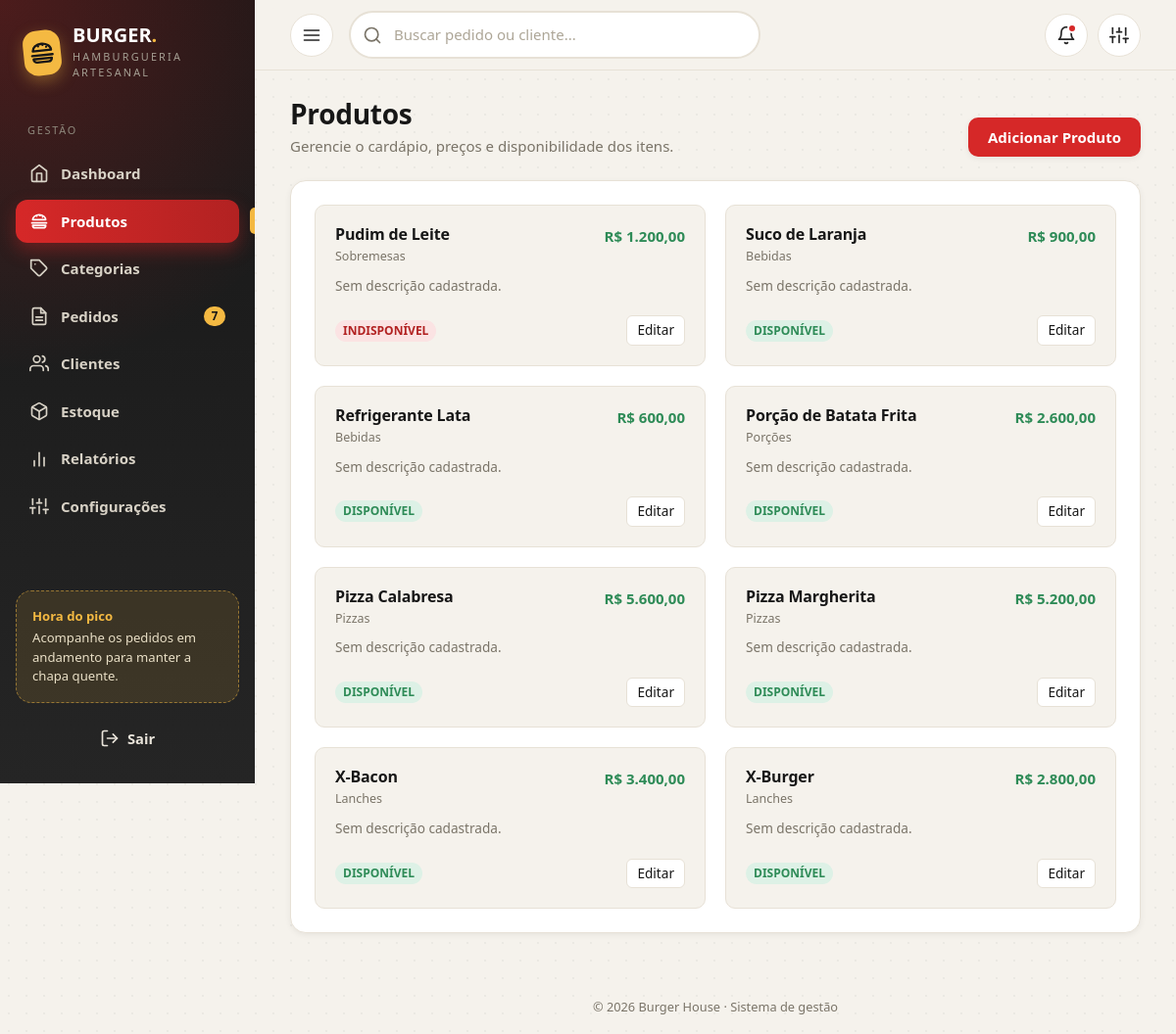
/index.php?pagina=produtos, run on an earlier commit of the app's database.
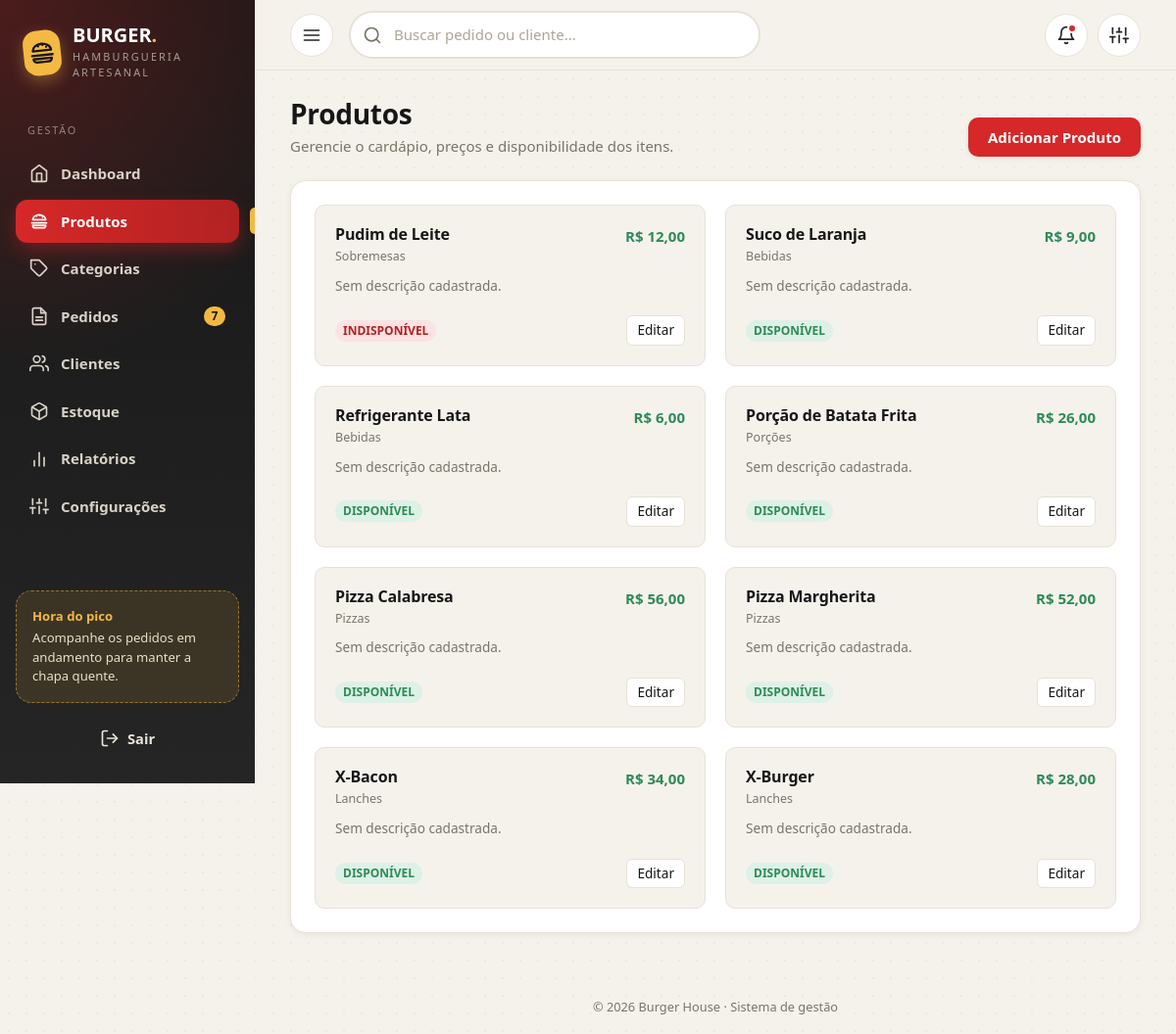
And on a later commit of the database.
### tables this page shows
CREATE TABLE produto (
    id_produto  INT PRIMARY KEY AUTO_INCREMENT,
    nome        VARCHAR(100) NOT NULL,
    categoria   VARCHAR(60),
    descricao   VARCHAR(100),
    preco       INT NOT NULL,
    ativo       BOOLEAN NOT NULL DEFAULT TRUE
);

### conexao.php (called while the page is built, shortened)
<?php
function e($texto) {
    return htmlspecialchars((string)$texto, ENT_QUOTES, 'UTF-8');
}

### paginas/produtos.php (the view, shortened to what this page needs)
<?php
global $pdo;
$produtos = [];
try {
    $stmt = $pdo->query("SELECT * FROM produto ORDER BY id_produto DESC");
    $produtos = $stmt->fetchAll(PDO::FETCH_ASSOC);
} catch (Exception $e) {
    $_SESSION['erro'] = "Erro ao carregar produtos: " . $e->getMessage();
}
?>
<div class="page-head">
    <div>
        <h1>Produtos</h1>
        <p>Gerencie o cardápio, preços e disponibilidade dos itens.</p>
    </div>
    <a href="?pagina=produtos-cadastrar" style="height: 40px; padding: 0 20px; border-radius: var(--radius-sm); background: var(--red); color: var(--white); font-weight: 600; display: inline-flex; align-items: center; justify-content: center; gap: 8px; text-decoration: none; box-shadow: var(--shadow-sm); transition: transform .2s var(--ease);">
        Adicionar Produto
    </a>
</div>
<div class="card" style="background: var(--white); border-radius: var(--radius); border: 1px solid var(--line); padding: 24px;">
    <?php if (empty($produtos)): ?>
        <p class="muted" style="text-align: center; padding: 20px 0;">Nenhum produto cadastrado no cardápio ainda.</p>
    <?php else: ?>
        <div style="display: grid; grid-template-columns: repeat(auto-fill, minmax(280px, 1fr)); gap: 20px;">
            <?php foreach ($produtos as $produto): ?>
                <div style="border: 1px solid var(--line); border-radius: var(--radius-sm); padding: 20px; background: var(--bg); display: flex; flex-direction: column; gap: 10px;">
                    <div style="display: flex; justify-content: space-between; align-items: flex-start; gap: 10px;">
                        <div>
                            <h3 style="margin: 0;"><?= htmlspecialchars($produto['nome']) ?></h3>
                            <?php if (!empty($produto['categoria'])): ?>
                                <small class="muted"><?= htmlspecialchars($produto['categoria']) ?></small>
                            <?php endif; ?>
                        </div>
                        <strong style="color: var(--ok); white-space: nowrap;"><?= moeda((float)$produto['preco']) ?></strong>
                    </div>
                    <p class="muted text-sm">
                        <?= !empty($produto['descricao']) ? htmlspecialchars($produto['descricao']) : 'Sem descrição cadastrada.' ?>
                    </p>
                    <div style="margin-top: auto; display: flex; justify-content: space-between; align-items: center; padding-top: 10px;">
                        <?php if (!empty($produto['ativo']) && $produto['ativo'] == 1): ?>
                            <span style="background: var(--ok-soft); color: var(--ok); padding: 2px 8px; border-radius: 999px; font-size: 0.75rem; font-weight: bold; text-transform: uppercase;">Disponível</span>
                        <?php else: ?>
                            <span style="background: var(--red-soft); color: var(--red-dark); padding: 2px 8px; border-radius: 999px; font-size: 0.75rem; font-weight: bold; text-transform: uppercase;">Indisponível</span>
                        <?php endif; ?>
                        <a href="?pagina=produtos-editar&id_produto=<?= (int)$produto['id_produto'] ?>" style="border: 1px solid var(--line); background: var(--white); padding: 4px 10px; border-radius: 6px; cursor: pointer; font-size: 0.85rem; text-decoration: none; color: inherit;">
                            Editar
                        </a>
                    </div>
                </div>
            <?php endforeach; ?>
        </div>
    <?php endif; ?>
</div>

### index.php (shortened to what this page needs)
<?php
require_once 'conexao.php';
if (!function_exists('moeda')) {
    function moeda($valor): string
    {
        return 'R$ ' . number_format((float) $valor, 2, ',', '.');
    }
}
if (!function_exists('icone')) {
    function icone(string $nome, string $classe = ''): string
    {
        return '<svg class="icon ' . e($classe) . '" aria-hidden="true"><use href="#i-' . e($nome) . '"/></svg>';
    }
}
$menu = [
    'dashboard'     => ['Dashboard',     'home'],
    'produtos'      => ['Produtos',      'burger'],
    'categorias'    => ['Categorias',    'tag'],
    'pedidos'       => ['Pedidos',       'receipt'],
    'clientes'      => ['Clientes',      'users'],
    'estoque'       => ['Estoque',       'box'],
    'relatorios'    => ['Relatórios',    'chart'],
    'configuracoes' => ['Configurações', 'gear'],
];
$pagina = $_GET['pagina'] ?? 'dashboard';
$nome_loja = 'Burger House';
$em_andamento     = 7;
?>
<!DOCTYPE html>
<html lang="pt-BR">
<head>
  <link rel="stylesheet" href="css.php">
</head>
<body>
<div class="app">
  <aside class="sidebar" aria-label="Menu principal">
    <a href="index.php" class="brand">
      <span class="brand-mark"><?= icone('burger') ?></span>
      <span>
        <div class="brand-name"><?= e(strtoupper(explode(' ', $nome_loja)[0])) ?><span>.</span></div>
        <div class="brand-sub">Hamburgueria Artesanal</div>
      </span>
    </a>
    <div class="nav-label">Gestão</div>
    <nav class="nav">
      <?php foreach ($menu as $slug => [$titulo, $ico]): ?>
        <a href="index.php?pagina=<?= e($slug) ?>"
           class="<?= $slug === $pagina ? 'active' : '' ?>"
           <?= $slug === $pagina ? 'aria-current="page"' : '' ?>>
          <?= icone($ico) ?>
          <span><?= e($titulo) ?></span>
          <?php if ($slug === 'pedidos' && $em_andamento > 0): ?>
            <span class="badge-count"><?= (int) $em_andamento ?></span>
          <?php endif; ?>
        </a>
      <?php endforeach; ?>
    </nav>
    <div class="sidebar-foot">
      <div class="promo">
        <strong>Hora do pico</strong>
        Acompanhe os pedidos em andamento para manter a chapa quente.
      </div>
      <a href="#sair" class="btn btn-ghost btn-block logout"><?= icone('logout') ?> Sair</a>
    </div>
  </aside>
  <div class="main">
    <header class="header">
      <label for="menu-state" class="icon-btn menu-toggle" aria-label="Abrir menu"><?= icone('menu') ?></label>
      <form class="search" role="search" action="index.php" method="get">
        <?= icone('search') ?>
        <input class="input" type="search" name="busca" placeholder="Buscar pedido ou cliente..." aria-label="Buscar">
      </form>
      <div class="header-actions">
        <a href="index.php?pagina=pedidos" class="icon-btn" aria-label="Pedidos em andamento" title="Pedidos em andamento">
          <?= icone('bell') ?>
          <?php if ($em_andamento > 0): ?><span class="dot"></span><?php endif; ?>
        </a>
        <a href="index.php?pagina=configuracoes" class="icon-btn" aria-label="Configurações" title="Configurações"><?= icone('gear') ?></a>
      </div>
    </header>
    <main class="content">
<?php
$arquivo_pagina = __DIR__ . '/paginas/' . $pagina . '.php';
if ($pagina !== 'dashboard'):
    if (is_file($arquivo_pagina)) {
        include $arquivo_pagina;
    }
endif; ?>
    </main>
    <footer class="footer">© <?= date('Y') ?> <?= e($nome_loja) ?> · Sistema de gestão</footer>
  </div>
</div>
</body>
</html>

What changed in the data, as far as the page shows it:
changed produto "Pudim de Leite": preco "R$ 1.200,00" → "R$ 12,00"
changed produto "Suco de Laranja": preco "R$ 900,00" → "R$ 9,00"
changed produto "Refrigerante Lata": preco "R$ 600,00" → "R$ 6,00"
changed produto "Porção de Batata Frita": preco "R$ 2.600,00" → "R$ 26,00"
changed produto "Pizza Calabresa": preco "R$ 5.600,00" → "R$ 56,00"
changed produto "Pizza Margherita": preco "R$ 5.200,00" → "R$ 52,00"
changed produto "X-Bacon": preco "R$ 3.400,00" → "R$ 34,00"
changed produto "X-Burger": preco "R$ 2.800,00" → "R$ 28,00"
